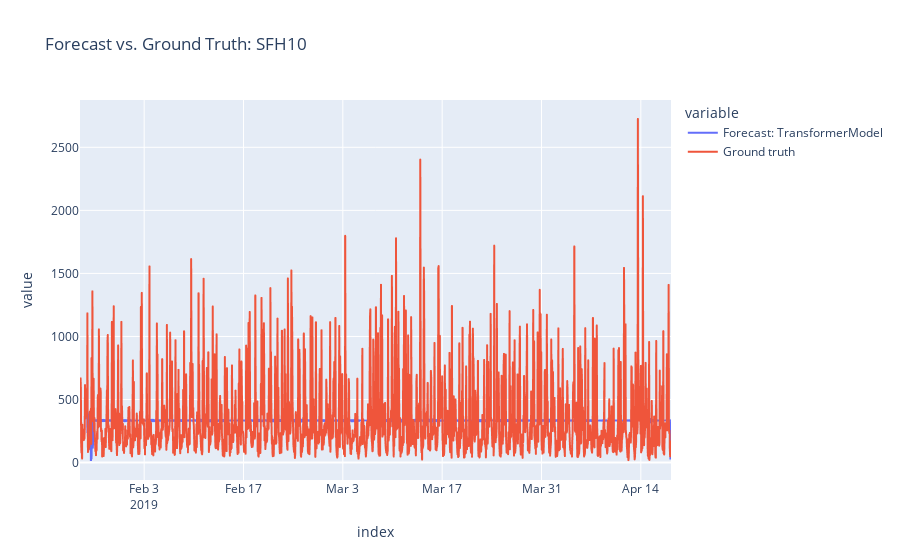

The notebook cell saved with this chart:
### Markdown cell above
### Plot III: Interactive Side-by-Side Comparison of the Forecasts and the Ground Truth

You can select the time you want to look at closer by drawing up a window with your mouse (click and move horizontally)

### Code cell
df_forecasts_all_models = []

for model_name, ts_predictions_inverse in ts_predictions_per_model.items():

    df_forecasts = ts_predictions_inverse.pd_dataframe()
    df_forecasts.columns = ['Forecast: {}'.format(model_name)]
    df_forecasts_all_models.append(df_forecasts)

df_forecasts_all_models = pd.concat(df_forecasts_all_models, axis=1)

df_gt = trg_inversed.pd_dataframe()
df_gt.columns = ['Ground truth']
df_compare = pd.concat([df_forecasts_all_models, df_gt], axis=1)
px.line(df_compare, title='Forecast vs. Ground Truth: {}'.format(locations[IDX]))

### Figure 1 — Plotly figure (JSON) as saved in the notebook; plotly's stock layout.template omitted (floating-point values rounded to 4 significant figures; data arrays with more than 128 entries replaced by an {"elided": "..."} marker saying what was removed)
{"data": [{"hovertemplate": "variable=Forecast: TransformerModel<br>index=%{x}<br>value=%{y}<extra></extra>", "legendgroup": "Forecast: TransformerModel", "line": {"color": "#636efa", "dash": "solid"}, "marker": {"symbol": "circle"}, "mode": "lines", "name": "Forecast: TransformerModel", "showlegend": true, "type": "scattergl", "x": {"elided": "2000 str values"}, "xaxis": "x", "y": {"elided": "2000 float values"}, "yaxis": "y"}, {"hovertemplate": "variable=Ground truth<br>index=%{x}<br>value=%{y}<extra></extra>", "legendgroup": "Ground truth", "line": {"color": "#EF553B", "dash": "solid"}, "marker": {"symbol": "circle"}, "mode": "lines", "name": "Ground truth", "showlegend": true, "type": "scattergl", "x": {"elided": "2000 str values"}, "xaxis": "x", "y": {"elided": "2000 float values"}, "yaxis": "y"}], "layout": {"legend": {"title": {"text": "variable"}, "tracegroupgap": 0}, "title": {"text": "Forecast vs. Ground Truth: SFH10"}, "xaxis": {"anchor": "y", "domain": [0, 1], "title": {"text": "index"}}, "yaxis": {"anchor": "x", "domain": [0, 1], "title": {"text": "value"}}}}
